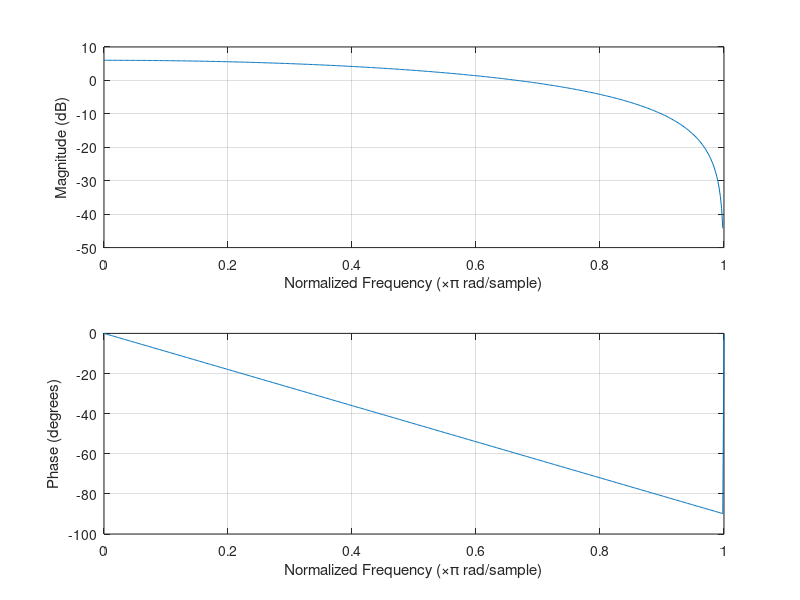

This figure's MATLAB source:
clear all
close all
clc


alfa=[-1;1];


%PAM-2
bits=randi([0 1],1e3,1);
symbols=alfa(bits+1);


% Train of delta (carrying symbols)
SpS=4;
w=upsample(symbols,SpS);


% NRZ pulse shaping
% A=1;
% B=ones(1,SpS);
% x_TX=filter(B,A,w);


% RZ pulse shaping
A=1;
B=ones(1,SpS/2);
x_TX=filter(B,A,w);


% eyediagram
eyediagram(x_TX,2*SpS,2*SpS);


figure(1);
freqz(B,A);
